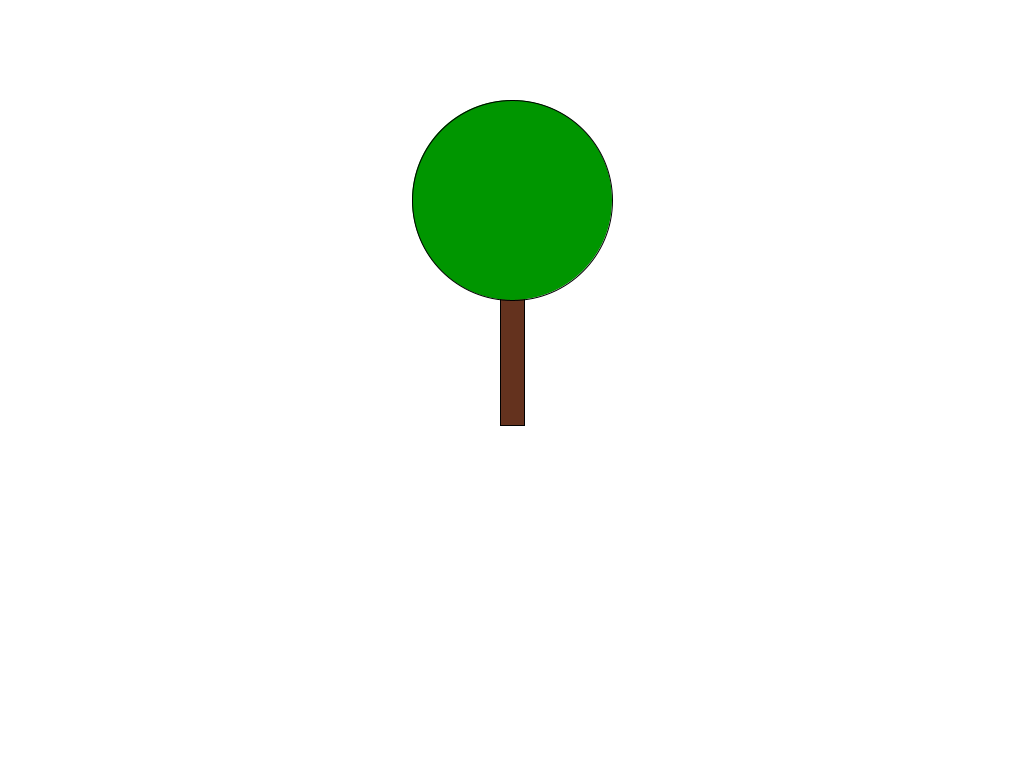
Frame 1 (no input)
Frame 60 (the mouse pressed at the canvas centre just before this capture): identical to frame 1, image omitted
Frame 120 (the mouse held since frame 60 and released just before this capture): identical to frame 1, image omitted

The Processing sketch that drew this single still picture (run headless with seeded random() and noise(); from frame 60 on, the mouse is pressed at the canvas centre):

// Processing sketch: Hoofdstuk_9_Opdracht_9
// ── Hoofdstuk_9_Opdracht_9.pde


void setup(){
  background(255);
  size(1024,768);
  
  drawTree(512, 200);
  
}


void draw(){}


void drawTree(float XCoordinate, float YCoordinate){
  
  //tree trunk color + tree trunk
  fill(100, 50, 30);
  rect(XCoordinate - 12, YCoordinate + 75, 24, 150);
  
  //tree bush color + tree bush
  fill(0,150,0);
  ellipse(XCoordinate,YCoordinate, 200, 200);
  
  
}
